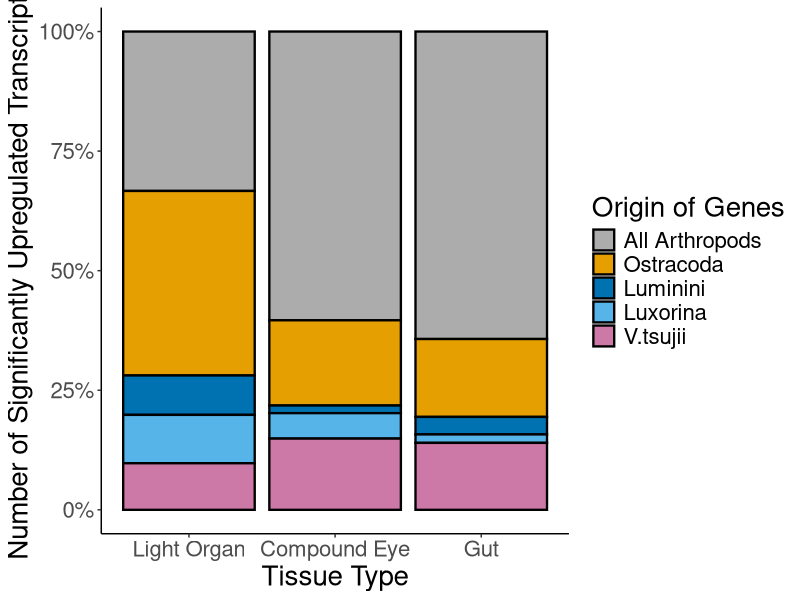
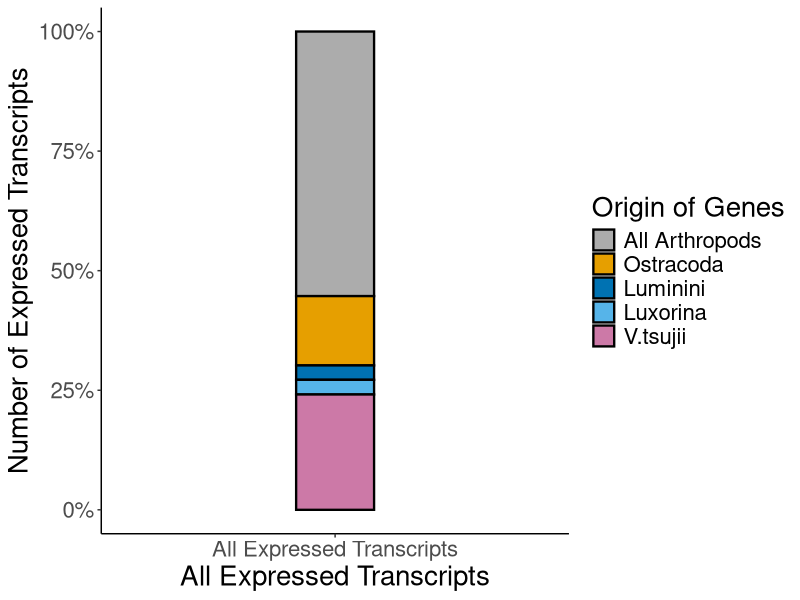
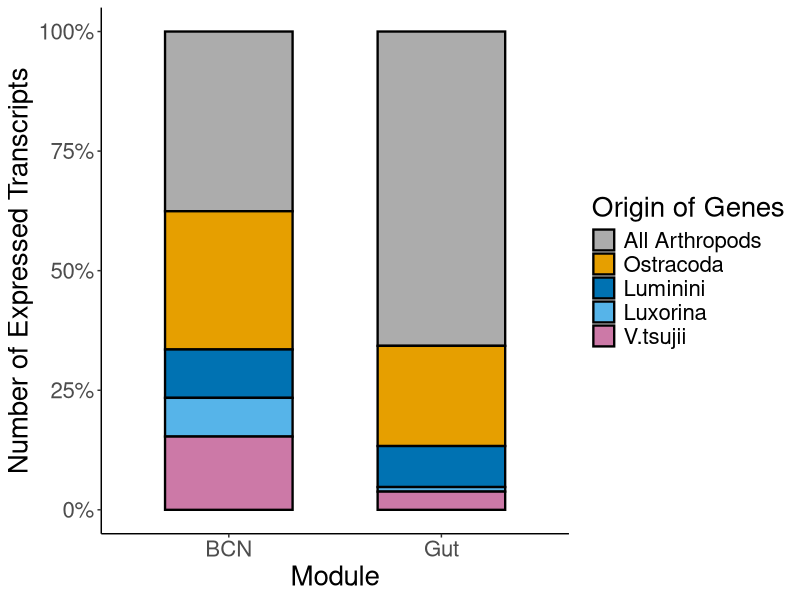

Here is the R script that generated these plots, in order:
#UPDATE#

#Description: Barplots for downstream analyses of KinFin output for Vargula tsujii. 
#Author: Lisa Yeter Mesrop 
#Goal: Scripts for barplot figures. 

#load libraries 
library(tidyverse) 
library(matrixStats)
library(dplyr)
library(data.table)
library(ggraph) 
library(graphlayouts)
library(igraph)
library(readxl)
library(plyr)


##### barplots for Figure 4 ######

### Vargula tsujiii ###

group_DE <- c( rep("Light Organ" , 5) , rep("Compound Eye" , 5), rep("Gut" , 5))
expressed_transcripts_DE <- c( 89, 103, 22, 27, 26, 227,67, 6, 20, 56, 983, 249, 56, 27, 214)
origin_of_transcripts_DE <- rep(c("All Arthropods", "Ostracoda", "Luminini","Luxorina","V.tsujii" ) , 3)
data_DE <- data.frame(group_DE,origin_of_transcripts_DE,expressed_transcripts_DE)
data_DE$group_DE <- factor(data_DE$group_DE, levels = c("Light Organ", "Compound Eye", "Gut"))


# stacked barplot
data_DE_barplot<- ggplot(data_DE, aes(fill=factor(origin_of_transcripts_DE, levels = c("All Arthropods", "Ostracoda", "Luminini","Luxorina","V.tsujii" )), y=expressed_transcripts_DE, x= group_DE)) + 
  geom_bar(position="fill", stat="identity", color="black", size=.80) +
  scale_y_continuous(labels = scales::percent_format()) +
  scale_fill_manual(values=c( '#acacac', '#E69F00', '#0072b2', '#56B4E9', '#CC79A7')) + #'#009E73' 
  labs(y = "Number of Significantly Upregulated Transcripts", x = "Tissue Type") +
  labs(fill = "Origin of Genes") +
  theme(axis.text = element_text(size = 16)) +
  theme(axis.title = element_text(size = 20))   +
  theme(legend.text = element_text(size = 16))  +         
  theme(legend.title = element_text(size = 20))  

data_DE_barplot +theme(panel.grid.major = element_blank(), panel.grid.minor = element_blank(),
                       panel.background = element_blank(), axis.line = element_line(colour = "black"))


### All expressed transcripts in DGE Dataset ###

group_all <- c(rep("All Expressed Transcripts" , 5))
origin_of_transcripts_all <- rep(c("All Arthropods", "Ostracoda", "Luminini","Luxorina","V.tsujii" ) , 1)
expressed_transcripts_all <- c(6455, 1691, 351, 358, 2814)
data_all <- data.frame(group_all,origin_of_transcripts_all,expressed_transcripts_all)

# stacked barplot
data_all_transcripts_barplot <- ggplot(data_all, aes(fill=factor(origin_of_transcripts_all, levels = c("All Arthropods", "Ostracoda", "Luminini","Luxorina","V.tsujii" )), y=expressed_transcripts_all, x=group_all)) + 
  geom_bar(position="fill", stat="identity", color="black", size=0.80, width = .2) +
  scale_fill_manual(values=c('#acacac','#E69F00', '#0072b2','#56B4E9','#CC79A7')) +
  scale_y_continuous(labels = scales::percent_format()) +labs(y = "Number of Expressed Transcripts", x = "All Expressed Transcripts") +
  labs(fill = "Origin of Genes")  +
  theme(axis.text = element_text(size = 16)) +
  theme(axis.title = element_text(size = 20))   +
  theme(legend.text = element_text(size = 16))  +         
  theme(legend.title = element_text(size = 20))  


data_all_transcripts_barplot +theme(panel.grid.major = element_blank(), panel.grid.minor = element_blank(),
                                    panel.background = element_blank(), axis.line = element_line(colour = "black"))



### BCN ###


group_BCN <- c(rep("BCN", 5), rep("Gut" , 5))
origin_of_transcripts_BCN <- rep(c("All Arthropods", "Ostracoda", "Luminini","Luxorina","V.tsujii" ) , 2)
expressed_transcripts_BCN <- c(130, 100, 35, 28, 53, 69, 22, 9, 1, 4) 
data_BCN <- data.frame(group_BCN,origin_of_transcripts_BCN,expressed_transcripts_BCN)


# stacked barplot
data_BCN_barplot<- ggplot(data_BCN, aes(fill=factor(origin_of_transcripts_BCN, levels = c("All Arthropods", "Ostracoda", "Luminini","Luxorina","V.tsujii" )), y=expressed_transcripts_BCN, x=group_BCN)) + 
  geom_bar(position="fill", stat="identity", color="black", size=0.80, width = .60) + 
  scale_fill_manual(values=c('#acacac','#E69F00', '#0072b2','#56B4E9','#CC79A7')) +
  scale_y_continuous(labels = scales::percent_format()) +
  labs(y = "Number of Expressed Transcripts", x = "Module") +
  labs(fill = "Origin of Genes") +
  theme(axis.text = element_text(size = 16)) +
  theme(axis.title = element_text(size = 20))   +
  theme(legend.text = element_text(size = 16))  +   
  theme(legend.title = element_text(size = 20)) 


data_BCN_barplot  +theme(panel.grid.major = element_blank(), panel.grid.minor = element_blank(),
                         panel.background = element_blank(), axis.line = element_line(colour = "black"))
